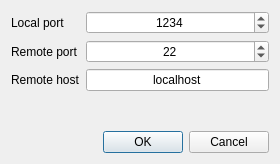
<?xml version="1.0" encoding="UTF-8"?>
<ui version="4.0">
 <class>PipeSetup</class>
 <widget class="QDialog" name="PipeSetup">
  <property name="geometry">
   <rect>
    <x>0</x>
    <y>0</y>
    <width>280</width>
    <height>164</height>
   </rect>
  </property>
  <property name="windowTitle">
   <string>Pipe setup</string>
  </property>
  <layout class="QVBoxLayout" name="verticalLayout">
   <item>
    <layout class="QFormLayout" name="formLayout">
     <property name="fieldGrowthPolicy">
      <enum>QFormLayout::AllNonFixedFieldsGrow</enum>
     </property>
     <item row="0" column="1">
      <widget class="QSpinBox" name="localPort">
       <property name="alignment">
        <set>Qt::AlignCenter</set>
       </property>
       <property name="minimum">
        <number>1</number>
       </property>
       <property name="maximum">
        <number>65535</number>
       </property>
       <property name="value">
        <number>1234</number>
       </property>
      </widget>
     </item>
     <item row="1" column="1">
      <widget class="QSpinBox" name="remotePort">
       <property name="alignment">
        <set>Qt::AlignCenter</set>
       </property>
       <property name="minimum">
        <number>1</number>
       </property>
       <property name="maximum">
        <number>65535</number>
       </property>
       <property name="value">
        <number>22</number>
       </property>
      </widget>
     </item>
     <item row="2" column="1">
      <widget class="QLineEdit" name="remoteHost">
       <property name="inputMask">
        <string notr="true"/>
       </property>
       <property name="text">
        <string>localhost</string>
       </property>
       <property name="frame">
        <bool>true</bool>
       </property>
       <property name="alignment">
        <set>Qt::AlignCenter</set>
       </property>
      </widget>
     </item>
     <item row="0" column="0">
      <widget class="QLabel" name="label">
       <property name="text">
        <string>Local port</string>
       </property>
      </widget>
     </item>
     <item row="1" column="0">
      <widget class="QLabel" name="label_2">
       <property name="text">
        <string>Remote port</string>
       </property>
      </widget>
     </item>
     <item row="2" column="0">
      <widget class="QLabel" name="label_3">
       <property name="text">
        <string>Remote host</string>
       </property>
      </widget>
     </item>
    </layout>
   </item>
   <item>
    <widget class="QDialogButtonBox" name="buttonBox">
     <property name="orientation">
      <enum>Qt::Horizontal</enum>
     </property>
     <property name="standardButtons">
      <set>QDialogButtonBox::Cancel|QDialogButtonBox::Ok</set>
     </property>
    </widget>
   </item>
  </layout>
 </widget>
 <resources/>
 <connections>
  <connection>
   <sender>buttonBox</sender>
   <signal>accepted()</signal>
   <receiver>PipeSetup</receiver>
   <slot>accept()</slot>
   <hints>
    <hint type="sourcelabel">
     <x>248</x>
     <y>254</y>
    </hint>
    <hint type="destinationlabel">
     <x>157</x>
     <y>274</y>
    </hint>
   </hints>
  </connection>
  <connection>
   <sender>buttonBox</sender>
   <signal>rejected()</signal>
   <receiver>PipeSetup</receiver>
   <slot>reject()</slot>
   <hints>
    <hint type="sourcelabel">
     <x>316</x>
     <y>260</y>
    </hint>
    <hint type="destinationlabel">
     <x>286</x>
     <y>274</y>
    </hint>
   </hints>
  </connection>
 </connections>
</ui>
